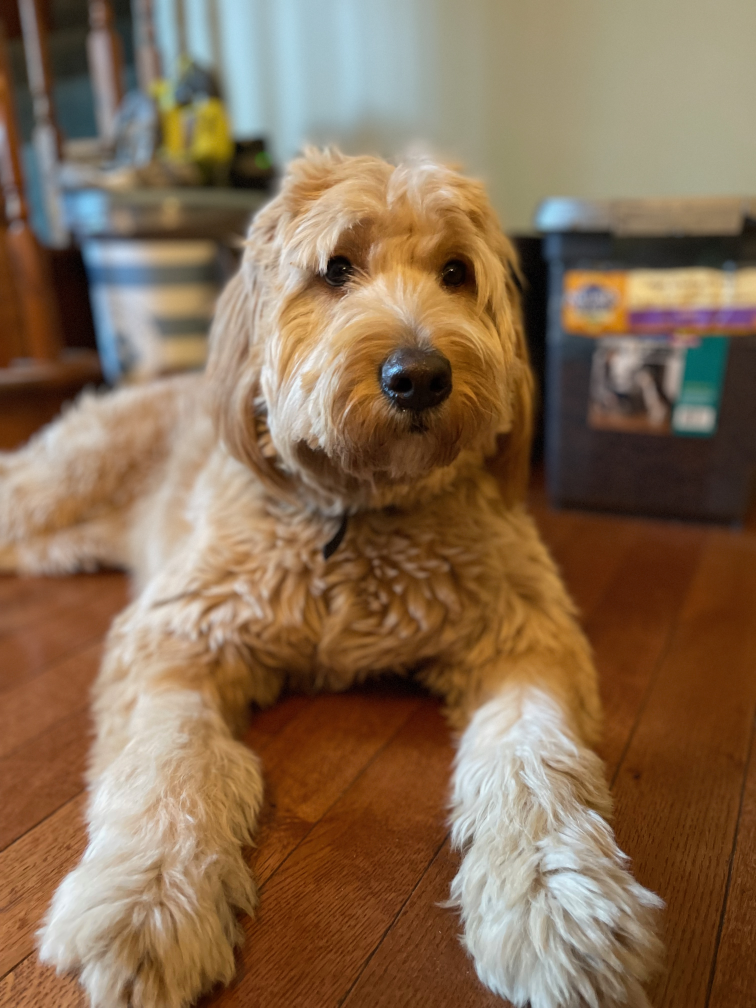
#> input picture my_cute_dog.jpeg, 3024 x 4032 px (shown at 1/4 size); its folder holds only this picture in this run
$ python -i finder.py   (imports and definitions only)
#> lines starting #> are read from the running program, lines starting #| are printed output that depends on the picture
import pandas as pd
from PIL import Image
import secrets

def loadImage(fileName, resize=False, format="RGB"):
  # Open the image using the PIL library
#> called with fileName = 'my_cute_dog.jpeg', resize = False, format = 'RGB'
  image = Image.open(fileName)
#> image is the input picture: PIL image 3024x4032 RGB; mean R, G, B 134.8, 109, 83.4

  # Convert it to an (x, y) array:
  return imageToArray(image, format, resize)


# Resize the image to an `outputSize` x `outputSize` square, where `outputSize` is defined (globally) above.
# [8 lines left out: function squareAndResizeImage, not called in this run]


# Convert (and resize) an Image to an Lab array
def imageToArray(image, format, resize):
#> called with format = 'RGB', resize = False
  import skimage
  import skimage.io
  import numpy as np

  w, h = image.size
#> w = 3024; h = 4032
  if resize:
    image = squareAndResizeImage(image, resize)

  image = image.convert('RGB')
  rgb = np.array(image)
  if format == "RGB":
    rgb = rgb.astype(int)
    return rgb.transpose([1,0,2])
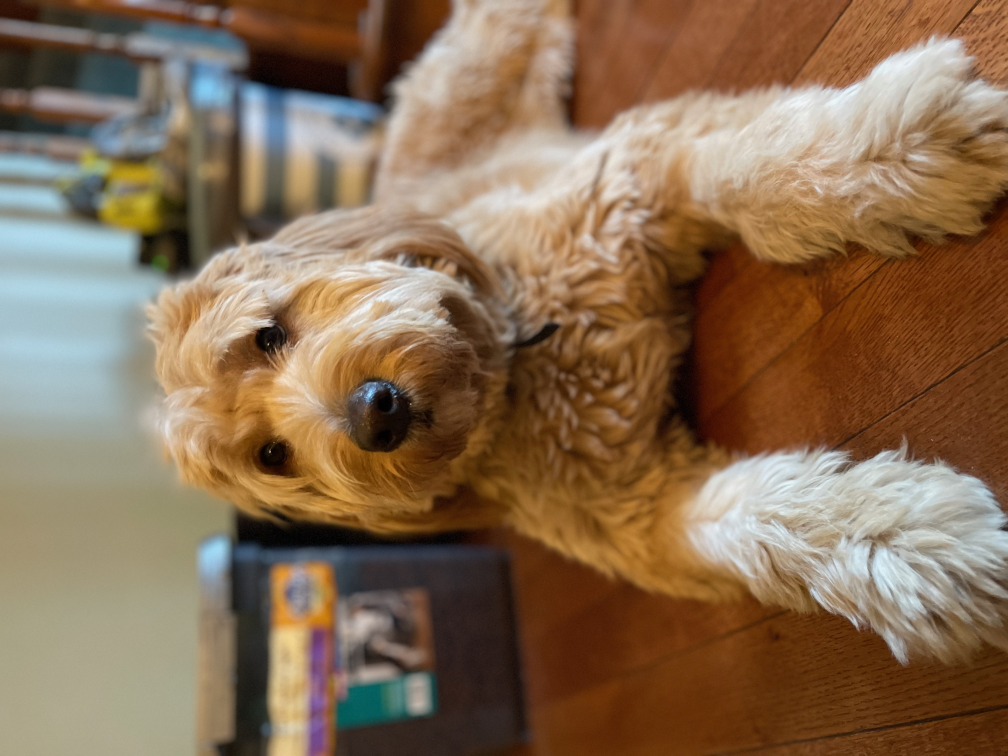
#> returned value: shape (3024, 4032, 3) int64 (shown at 1/4 size); mean of channels 0, 1, 2 134.8, 109, 83.4; drawn as R, G, B
  elif format == "Lab":
    lab = skimage.color.rgb2lab(rgb)
    return lab.transpose([1,0,2])
  else:
    raise Exception(f"Unknown format {format}")


imageCache = {}


# [28 lines left out: functions getTileImage, isImageFile, listTileImagesInPath, not called in this run]


tada = "\N{PARTY POPPER}"


# [192 lines left out: functions run_test_case_1b, run_test_case_2d, run_test_case_2e, run_test_case_3, run_test_case_4, run_test_case_6 and 2 more, not called in this run]

>>> result = loadImage('my_cute_dog.jpeg')
